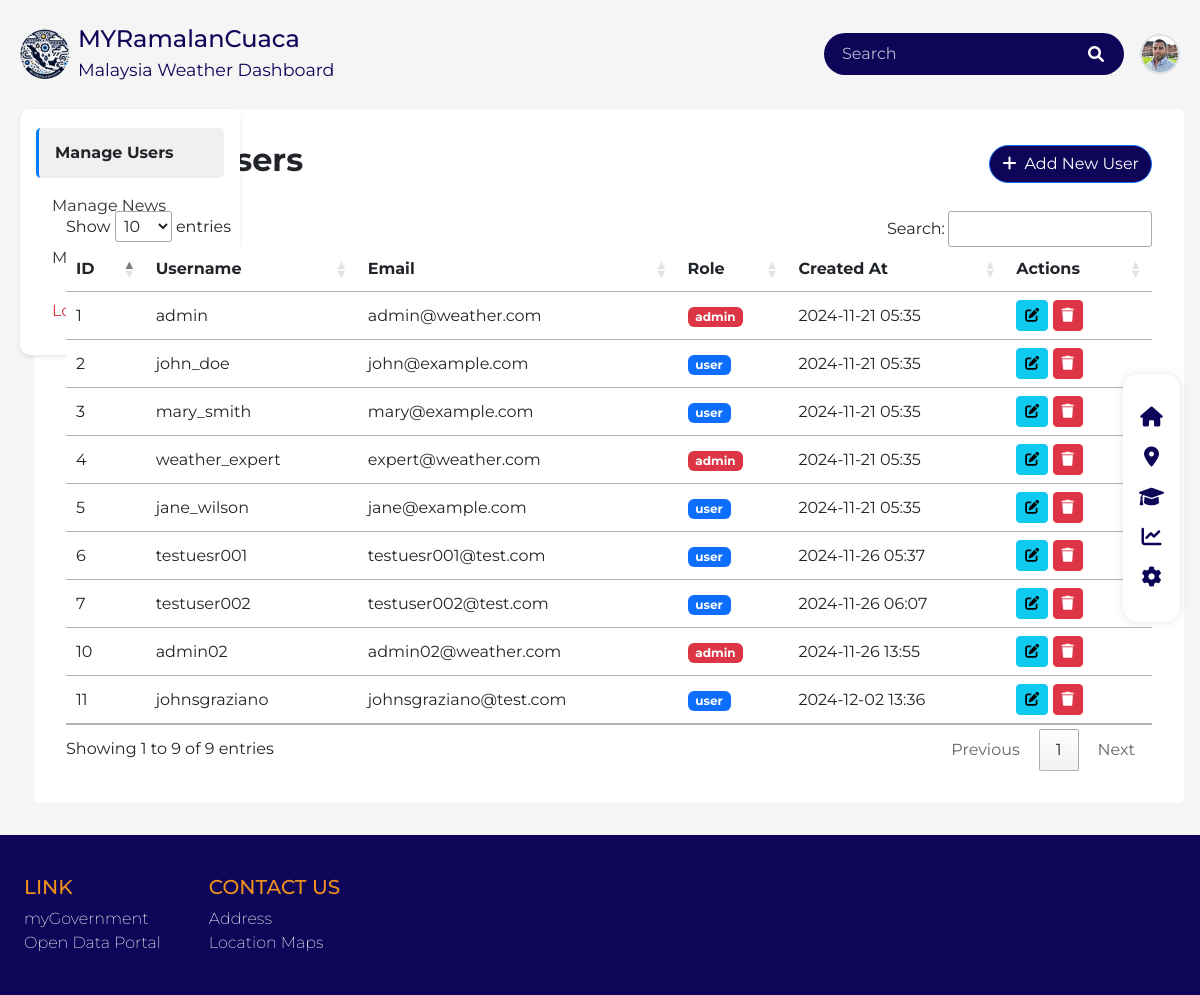
/admin/manage_users.php (signed in), run on the app's committed database.
### tables this page shows
CREATE TABLE `users` (
  `id` int(11) NOT NULL,
  `username` varchar(50) NOT NULL,
  `email` varchar(100) NOT NULL,
  `password_hash` varchar(255) NOT NULL,
  `role` enum('user','admin') DEFAULT 'user',
  `profile_photo` varchar(255) DEFAULT NULL,
  `created_at` timestamp NOT NULL DEFAULT current_timestamp(),
  `updated_at` timestamp NOT NULL DEFAULT current_timestamp() ON UPDATE current_timestamp()
);

### admin/manage_users.php (the view, shortened to what this page needs)
<?php
require('header.php') ?>
<link rel="stylesheet" href="https://cdn.datatables.net/1.11.5/css/jquery.dataTables.min.css">
<div class="main-content rounded" style="background:#fff; margin-right:1rem; min-height: 70vh; height:auto">
    <div class="d-flex justify-content-between align-items-center mb-4">
        <h2 class="content-header">Manage Users</h2>
        <a href="add_user.php" class="btn btn-primary" style="background-color: #0f0558; border-radius: 30px; color:#fff">
            <i class="fas fa-plus me-2"></i>Add New User
        </a>
    </div>
    <div class="table-container">
        <table id="userTable" class="table table-hover">
            <thead>
                <tr>
                    <th>ID</th>
                    <th>Username</th>
                    <th>Email</th>
                    <th>Role</th>
                    <th>Created At</th>
                    <th>Actions</th>
                </tr>
            </thead>
            <tbody>
                <?php
                $conn = new mysqli('localhost', 'root', '', 'weather_app');
                $sql = "SELECT id, username, email, role, created_at FROM users ORDER BY created_at DESC";
                $result = $conn->query($sql);
                if ($result->num_rows > 0) {
                    while ($row = $result->fetch_assoc()) {
                        echo '<tr>
                                <td class="align-middle">' . $row['id'] . '</td>
                                <td class="align-middle">' . $row['username'] . '</td>
                                <td class="align-middle">' . $row['email'] . '</td>
                                <td class="align-middle"><span class="badge bg-' . ($row['role'] == 'admin' ? 'danger' : 'primary') . '">' . $row['role'] . '</span></td>
                                <td class="align-middle">' . date('Y-m-d H:i', strtotime($row['created_at'])) . '</td>
                                <td class="action-btns align-middle">
                                    <a href="edit_user.php?id=' . $row['id'] . '" class="btn btn-sm btn-info"><i class="fas fa-edit"></i></a>
                                    <a href="delete_user.php?id=' . $row['id'] . '" class="btn btn-sm btn-danger" onclick="return confirm(\'Are you sure you want to delete this user?\')"><i class="fas fa-trash"></i></a>
                                </td>
                            </tr>';
                    }
                } else {
                    echo '<tr><td colspan="7" class="text-center">No users found</td></tr>';
                }
                ?>
            </tbody>
        </table>
    </div>
</div>
<?php require('./footer.php') ?>

### admin/template.css (style rules this page uses)
:root { --primary: #0f0558; --secondary: #0d47a1; }
body { font-family: Arial, sans-serif; background: #f5f5f5; min-height: 100vh; }
.main-content { max-width: 1150px; margin: 0 auto; background: #fff; padding: 2rem; border-radius: 15px; }
body { font-family: 'Montserrat', sans-serif; }
h2 { font-weight: 700; }
body { min-height: 100vh; background: #f5f5f5; font-family: 'Montserrat', sans-serif; }

### data on the page
users: id "11", username "johnsgraziano", email "johnsgraziano@test.com", role "user", created_at "2024-12-02 13:36"
users: id "10", username "admin02", email "admin02@weather.com", role "admin", created_at "2024-11-26 13:55"
users: id "7", username "testuser002", email "testuser002@test.com", role "user", created_at "2024-11-26 06:07"
users: id "6", username "testuesr001", email "testuesr001@test.com", role "user", created_at "2024-11-26 05:37"
users: id "1", username "admin", email "admin@weather.com", role "admin", created_at "2024-11-21 05:35"
users: id "2", username "john_doe", email "john@example.com", role "user", created_at "2024-11-21 05:35"
users: id "3", username "mary_smith", email "mary@example.com", role "user", created_at "2024-11-21 05:35"
users: id "4", username "weather_expert", email "expert@weather.com", role "admin", created_at "2024-11-21 05:35"
users: id "5", username "jane_wilson", email "jane@example.com", role "user", created_at "2024-11-21 05:35"
